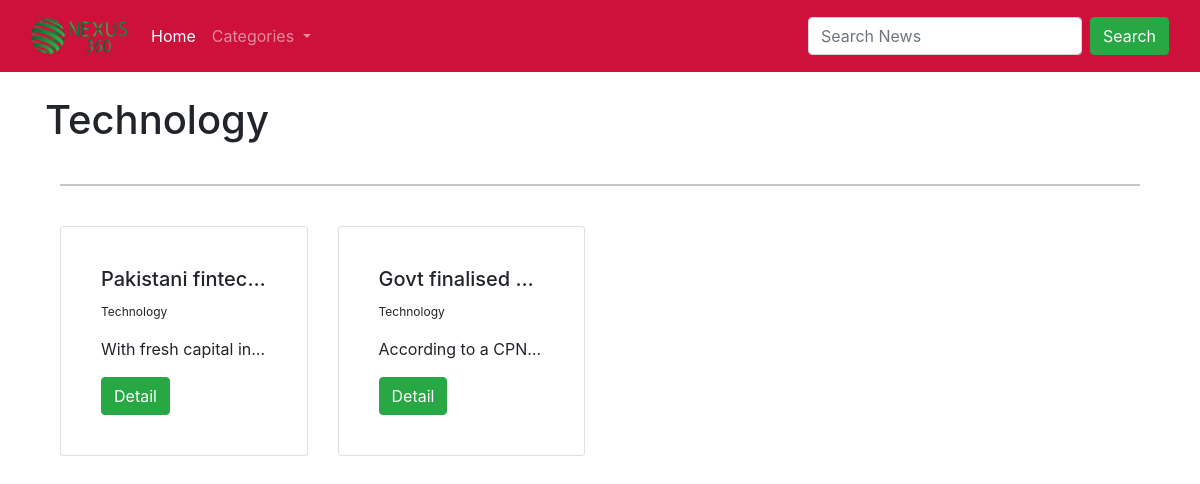
/Nexus_360/category/Technology/, run on the app's committed database.
### Nexus_360/models.py (models this page shows, shortened)
class News_Post(models.Model):
    title=models.CharField(max_length=1000)
    News_content=RichTextField(blank=True,null=True)
    date=models.DateField(default='DEFAULT VALUE')
    author=models.ForeignKey(User,on_delete=models.CASCADE)
    category=models.CharField(max_length=30,default='Politics')
    link=models.CharField(max_length=250,default='link_not_available')
    source=models.CharField(max_length=250,default='Source not available')
    dateOfExtraction=models.DateField()

### Nexus_360/views.py (the view)
# urls.py: path('category/<str:cats>/',CategoryView,name="category"),
def CategoryView(request,cats):
    news_category=Category.objects.all()
    category_post=News_Post.objects.filter(category=cats)
    return render(request,'categories.html',{'cats':cats.title(),'category_post':category_post,news_category:'news_category'})

### Nexus_360/custom_context_processor.py (called while the page is built)
def subject_renderer(request):
    return {'all_subjects': Category.objects.all(),}

### Nexus_360/models.py (called while the page is built)
    def __str__(self):
        return self.name

### Nexus_360/templates/categories.html (shortened to what this page needs)
{% extends 'base.html'%}
{% load static %}
{% block content %}
<br>
{% if category_post %}
  <h1>{{ cats }}</h1>
  <div class="container py-3">
      	<hr>
      	<br>
          	<div class="row">
            {% for category in category_post %}
          		<div class="col-sm-12 col-md-6 col-lg-3 pb-4 d-flex ">
          			<div class="card h-50" style="border:none">
                  <div class="card card-body flex-fill">
          			  	<div class="card-body">
          					<h5 class="card-title text-truncate">{{category.title}}</h5>
          				  	<p class="card-text" style="font-size:12px">{{category.category}}</p>
                      <p class="card-text text-truncate">{{category.News_content}}</p>
                      <a href="{% url 'article_detail' category.pk %}" class="btn btn-success">Detail</a>
          			  	</div>
                  </div>
          			</div>
      		    </div>
            {% endfor %}
      	</div>
  </div>
{% else %}
  <h2>Sorry this page does not exist....</h2>
{% endif %}
{%endblock%}

### data on the page
News_Post: title "Pakistani fintec…", category "Technology", News_content "With fresh capital in…"
News_Post: title "Govt finalised…", category "Technology", News_content "According to a CPN…"

### other printed values
{{ cats }} "Technology"
